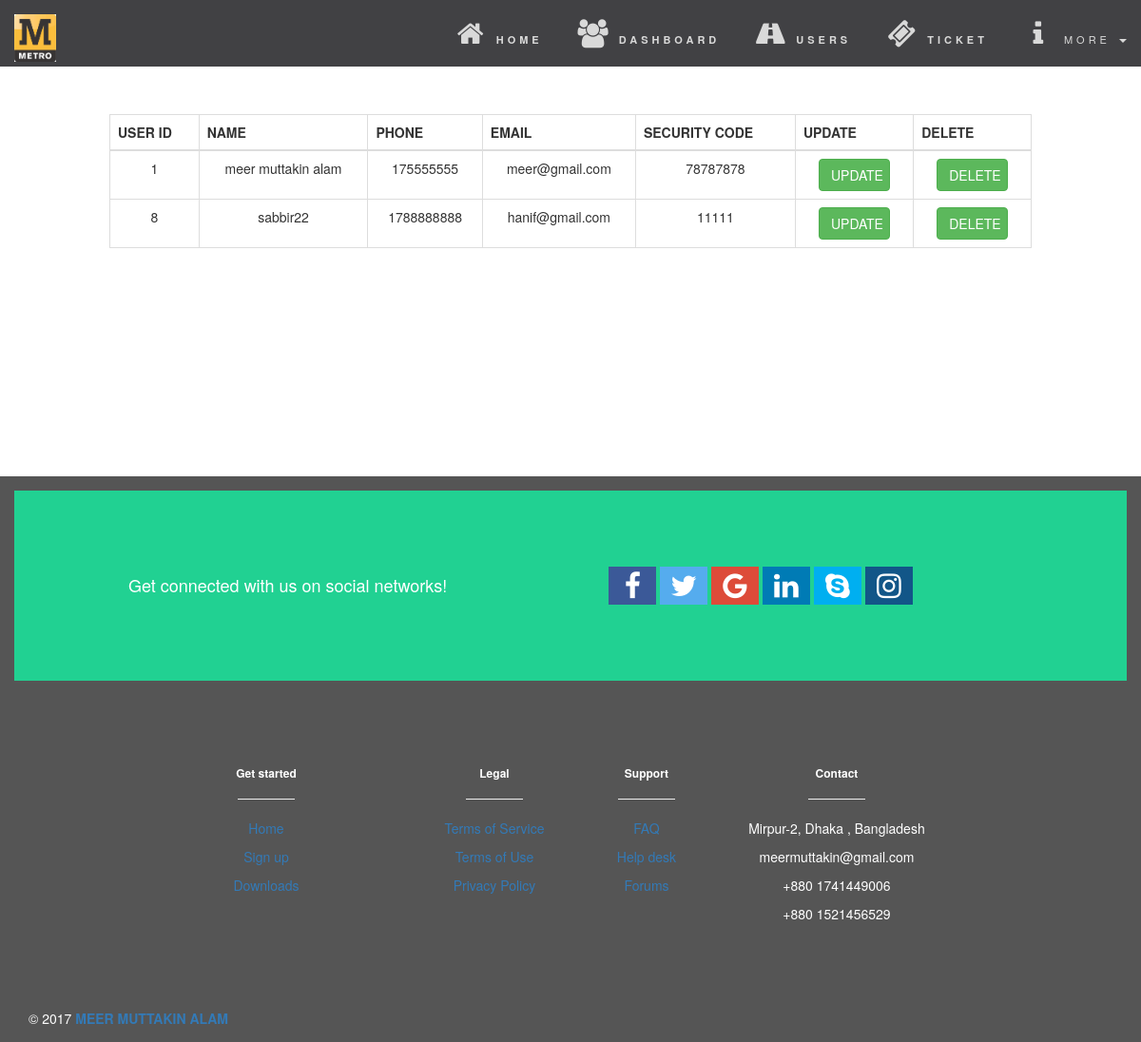
The app's page /admin/adreg.php with its own data.
### tables this page shows
CREATE TABLE `registration` (
  `userid` int(11) NOT NULL,
  `pname` varchar(30) NOT NULL,
  `phone` int(30) NOT NULL,
  `email` varchar(30) NOT NULL,
  `password` varchar(30) NOT NULL,
  `card` int(20) NOT NULL,
  `scode` int(30) NOT NULL
);

### admin/adreg.php (the view, shortened to what this page needs)
<?php include('../dbcon.php');;
    $sql1="SELECT * FROM registration";
        $res=mysqli_query($con,$sql1);
    ?>
<!DOCTYPE html>
<html lang="en">
<head>
  <link rel="stylesheet" href="https://maxcdn.bootstrapcdn.com/bootstrap/3.3.7/css/bootstrap.min.css">
    <link rel="stylesheet" href="https://cdnjs.cloudflare.com/ajax/libs/font-awesome/4.7.0/css/font-awesome.min.css">
    <link rel="stylesheet" href="https://cdnjs.cloudflare.com/ajax/libs/font-awesome/4.7.0/css/font-awesome.min.css">
</head>
<body>
<nav class="navbar navbar-default navbar-fixed-top">
  <div class="container-fluid">
    <div class="navbar-header">
        <a class="navbar-brand" href="index.php"><img src="../pic/images.png" alt="METRO">
        </a>
    </div>
    <div class="collapse navbar-collapse" id="myNavbar">
      <ul class="nav navbar-nav navbar-right">
        <li><a href="admin.php"><i class="fa fa-home"></i><strong>HOME</strong></a></li>
        <li><a href="admindash.php"><i class="fa fa-users"></i><strong>DASHBOARD</strong></a></li>
        <li><a href="adreg.php"><i class="fa fa-road"></i><strong>USERS</strong></a></li>
        <li><a href="adpurch.php"><i class="fa fa-ticket"></i><strong>TICKET</strong></a></li>
        <li class="dropdown">
          <a class="dropdown-toggle" data-toggle="dropdown" href="#"><i class="fa fa-info"></i>MORE
          <span class="caret"></span></a>
        </li>
      </ul>
    </div>
  </div>
</nav>
<br/>
<br/>
<br/>
<br/>
<br/>
    <br>
    <div class="container-fluid text-center height=30%">
<div class="row">
    <div class="col-sm-1">
     <br>
    </div>
  <div class="col-sm-10">
      <table class="table table-bordered" style="width:300%">
    <thead>
      <tr>
        <th>USER ID</th>
        <th>NAME</th>
        <th>PHONE</th>
          <th>EMAIL</th>
          <th>SECURITY CODE</th>
          <th>UPDATE</th>
          <th>DELETE</th>
      </tr>
    </thead>
    <tbody>
	<?php
        while($row=mysqli_fetch_assoc($res))
        {
            extract($row);
            echo "<tr>";
            echo '<td>' .$userid . '</td>';
            echo '<td>' .$pname . '</td>';
            echo '<td>' .$phone . '</td>';
            echo '<td>' .$email . '</td>';
            echo '<td>' .$scode . '</td>';
            ?>
        <td>
        <a class="btn btn-success" href="adreg_del.php?id=<?php echo $userid ?>" style="width:70%">UPDATE</a>
        </td>
        <td>
        <a class="btn btn-success" href="adreg_del.php?id=<?php echo $userid ?>" style="width:70%">DELETE</a>
        </td>
        <?php
            echo "</tr>";
        }
        ?>
          </tbody>
  </table>
    </div>
    <div class="col-sm-1">
        </div>
</div>
    <br/>
</div>
<br/>
<br/>
<br/>
<br/>
<br/>
<br/>
<br/>
<br/>
<br/>
<br/>
<footer class="page-footer center-on-small-only blue-grey lighten-5 pt-0">
    <div style="background-color: #21d192;">
        <div class="container">
            <div class="row py-4 d-flex align-items-center">
                <div class="col-12 col-md-5 text-left mb-4 mb-md-0">
                    <h6 class="mb-0 white-text text-center text-md-left"><h4>Get connected with us on social networks!</h4></h6>
                </div>
                <div class="col-12 col-md-7 text-center text-md-right">
                    <a href="#" class="fa fa-facebook"></a>
                    <a href="#" class="fa fa-twitter"></a>
                    <a href="#" class="fa fa-google"></a>
                    <a href="#" class="fa fa-linkedin"></a>
                    <a href="#" class="fa fa-skype"></a>
                    <a href="#" class="fa fa-instagram"></a>
                </div>
            </div>
        </div>
    </div>
    <div class="container mt-5 mb-4 text-center text-md-left">
        <div class="row mt-3">
            <div class="col-md-3 col-lg-4 col-xl-3 mb-r dark-grey-text">
                <h6 class="title font-bold"><strong>Get started</strong></h6>
                <hr class="teal accent-3 mb-4 mt-0 d-inline-block mx-auto" style="width: 60px;">
                <p><a href="#!" class="dark-grey-text">Home</a></p>
                <p><a href="#!" class="dark-grey-text">Sign up</a></p>
                <p><a href="#!" class="dark-grey-text">Downloads</a></p>
            </div>
            <div class="col-md-2 col-lg-2 col-xl-2 mx-auto mb-r dark-grey-text">
                <h6 class="title font-bold"><strong>Legal</strong></h6>
                <hr class="teal accent-3 mb-4 mt-0 d-inline-block mx-auto" style="width: 60px;">
                <p><a href="#!" class="dark-grey-text">Terms of Service</a></p>
                <p><a href="#!" class="dark-grey-text">Terms of Use</a></p>
                <p><a href="#!" class="dark-grey-text">Privacy Policy</a></p>
            </div>
            <div class="col-md-3 col-lg-2 col-xl-2 mx-auto mb-r dark-grey-text">
                <h6 class="title font-bold"><strong>Support</strong></h6>
                <hr class="teal accent-3 mb-4 mt-0 d-inline-block mx-auto" style="width: 60px;">
                <p><a href="#!" class="dark-grey-text">FAQ</a></p>
                <p><a href="#!" class="dark-grey-text">Help desk</a></p>
                <p><a href="#!" class="dark-grey-text">Forums</a></p>
            </div>
            <div class="col-md-4 col-lg-3 col-xl-3 dark-grey-text">
                <h6 class="title font-bold"><strong>Contact</strong></h6>
                <hr class="teal accent-3 mb-4 mt-0 d-inline-block mx-auto" style="width: 60px;">
                <p> Mirpur-2, Dhaka , Bangladesh</p>
                <p> meermuttakin@gmail.com</p>
                <p> +880 1741449006</p>
                <p> +880 1521456529</p>
            </div>
        </div>
    </div>
    <div class="footer-copyright">
        <div class="container-fluid">
            © 2017 <a href="https://www.google.com"><strong> MEER MUTTAKIN ALAM</strong></a>
        </div>
    </div>
</footer>
</body>
</html>

### admin/adreg.php (style rules this page uses)
.container { padding: 80px 120px; }
.navbar { margin-bottom: 0; background-color: #2d2d30; border: 0; font-size: 11px !important; letter-spacing: 4px; opacity:0.9; }
.navbar li a, .navbar .navbar-brand { color: #d5d5d5 !important; }
img { width: 500%; height: auto; }
footer { background-color: #555; color: white; padding: 15px; }
.fa { padding:5px; font-size: 30px; width: 50px; text-align: center; text-decoration: none; }
.fa-facebook { background: #3B5998; color: white; }
.fa-twitter { background: #55ACEE; color: white; }
.fa-google { background: #dd4b39; color: white; }
.fa-linkedin { background: #007bb5; color: white; }
.fa-instagram { background: #125688; color: white; }
.fa-skype { background: #00aff0; color: white; }
.navbar-brand { padding: 0px; }
.navbar-brand>img { height: 160%; padding: 15px; width: auto; }

### records on screen
registration: userid "1", pname "meer muttakin alam", phone "175555555", email "meer@gmail.com", scode "78787878"
registration: userid "8", pname "sabbir22", phone "1788888888", email "hanif@gmail.com", scode "11111"
